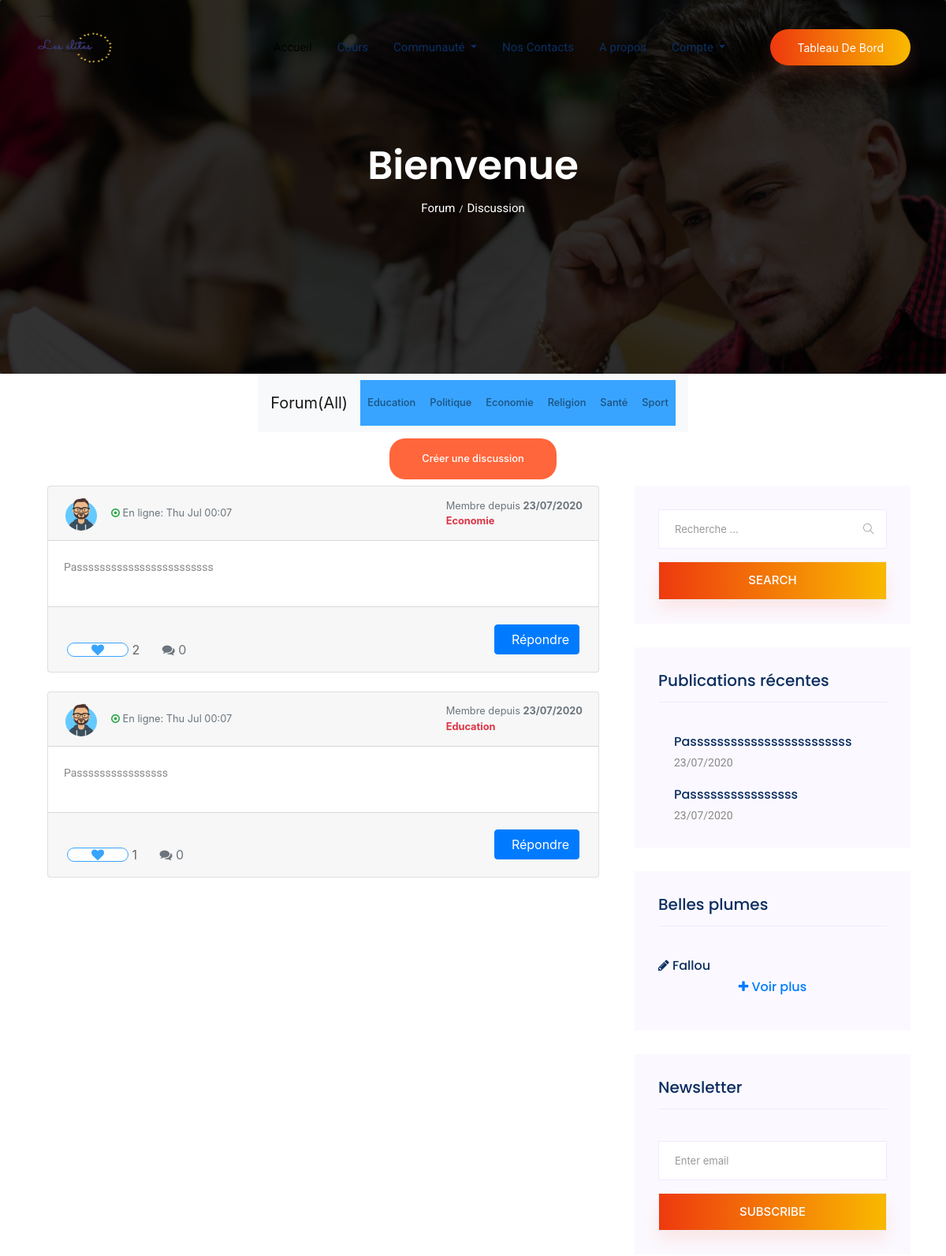
The app's page /blog/forum (upper part), older data.
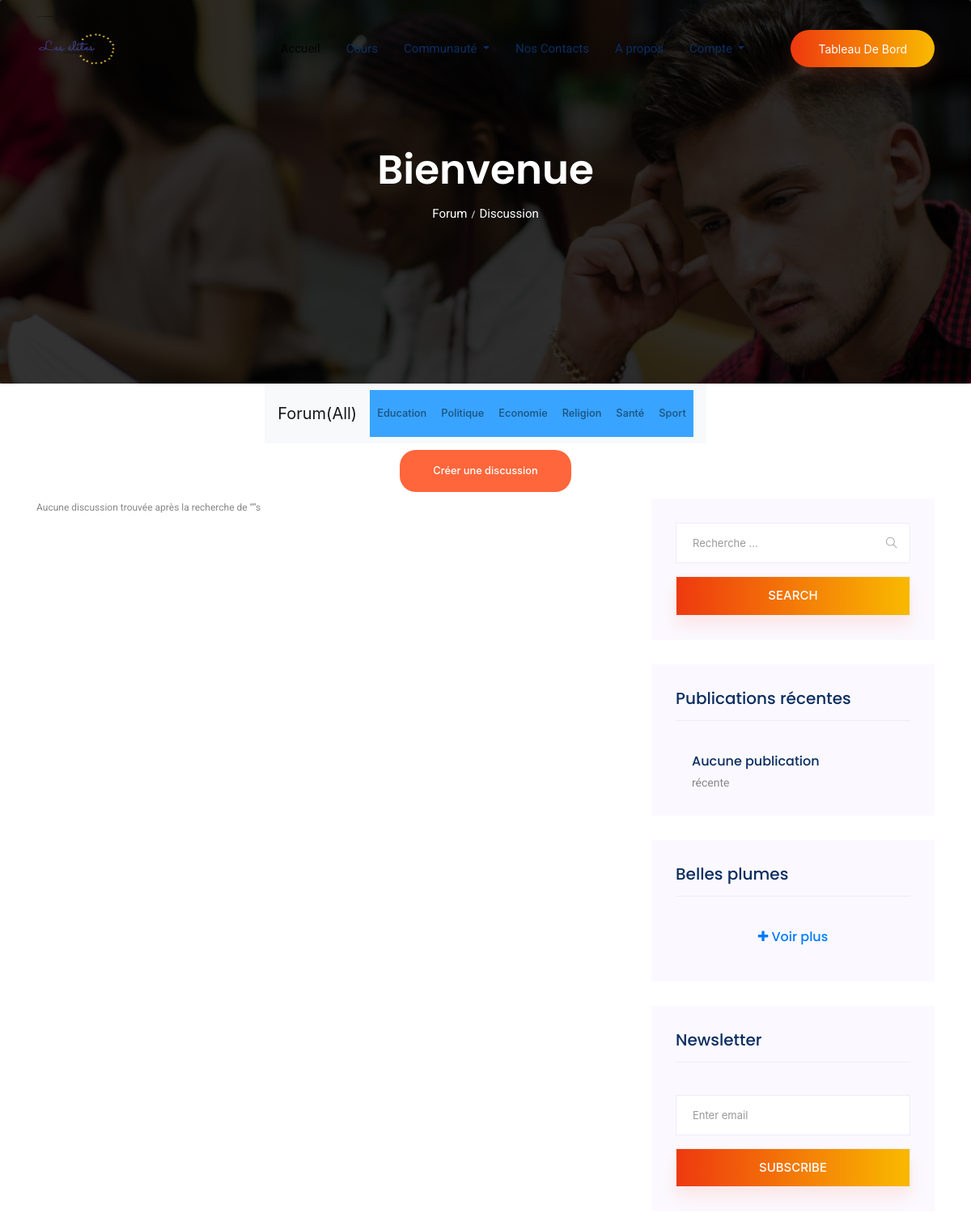
The same page, newer data.
### Blog_Forum/models.py (models this page shows, shortened)
class Message(models.Model):
    sjt = (
        ("Politique","politique"),
        ("Education","education"),
        ("Economie","économie"),
        ("Santé","santé"),
        ("Sport","sport"),
        ("Religion","religion")
    )
    subjet = models.CharField(max_length=10,choices=sjt)
    message = models.TextField()
    likes = models.ManyToManyField(User,related_name="likes_message")
    added = models.DateTimeField(auto_now=True)
    author = models.ForeignKey(User,on_delete=models.CASCADE)
    def total_likes(self):
        return self.likes.count()

class Poeme(models.Model):
    titre = models.CharField(max_length=300)
    contenu = models.TextField()
    auteur = models.ForeignKey(User,on_delete=models.CASCADE)

### Blog_Forum/views.py (the view)
# urls.py: path("forum",views.home_forum,name="forum"),
def home_forum(request):
    query = request.GET.get('q')
    suj_checked = request.GET.get('sujet')
    messages_list = Message.objects.all().order_by('-id')
    r_messages = Message.objects.all().order_by('-id')[:3]
    poemes = Poeme.objects.all().order_by('-id')[:4]
    if suj_checked:
        messages_list = Message.objects.filter(subjet=suj_checked)
    if query:
        messages_list = Message.objects.filter(
            Q(message__icontains=query)|
            Q(author__last_name__icontains=query)|
            Q(author__first_name__icontains=query)
        )
    discuss = {}
    for m in messages_list:
        discuss[m] = Reponse.objects.filter(message=m)
    is_liked = False
    for m in messages_list:
        if m.likes.filter(id=request.user.id).exists():
            is_liked = True
    context = {
        "discuss":discuss.items(),
        "poemes":poemes,
        "is_liked":is_liked,
        "r_messages":r_messages
    }
    return render(request,"Blog_Forum/home_forum.html",context)

### Templates/Blog_Forum/home_forum.html (shortened to what the changed rows need)
{% extends "Layouts/base.html" %}
{% block content %}
{% load static %}
    <section class="breadcrumb breadcrumb_bg">
        <div class="container">
            <div class="row">
                <div class="col-lg-12">
                    <div class="breadcrumb_iner text-center">
                        <div class="breadcrumb_iner_item">
                            <h2>Bienvenue</h2>
                        </div>
                    </div>
                </div>
            </div>
        </div>
    </section>
    <section class="blog_area section-padding">
        <div class="container">
            <div class="row">
                <div class="col-lg-8 mb-5 mb-lg-0">
                    <div class="blog_left_sidebar">
                    {% for m,rp in discuss %}
                    <div class="col-md-12">
                        <div class="card mb-4">
                            <div class="card-header">
                                <div class="media flex-wrap w-100 align-items-center">
                                    <img src="{% static 'img/default_avatar.png' %}" class="d-block ui-w-40 rounded-circle" alt="" width="44" height="44">
                                    <div class="media-body ml-3"> <a href="#" data-abc="true">{{m.author.first_name}} {{m.author.last_name}}</a>
                                        <div class="text-muted small"><i class="fa fa-dot-circle-o text-success"></i> <span>En ligne:</span> {{m.author.last_login|date:"D M H:m"}}</div>
                                    </div>
                                    <div class="text-muted small ml-3">
                                        <div>Membre depuis <strong>{{m.author.date_joined|date:"d/m/Y"}}</strong></div>
                                        <div><strong class="text-danger">{{m.subjet}}</strong></div>
                                    </div>
                                </div>
                            </div>
                            <div class="card-body">
                                <p>
                                    {{m.message|linebreaksbr}}
                                </p>
                            </div>
                            <div class="card-footer d-flex flex-wrap justify-content-between align-items-center px-0 pt-0 pb-3">
                                <div class="px-4 pt-3"> <a href="#" class="text-muted d-inline-flex align-items-center align-middle" data-abc="true">
                                <form method="POST" action="{% url 'like_msg' %}">
                                {% if is_liked %}
                                <button class="genric-btn danger-border circle arrow" type="submit" name="msg_id" value="{{m.id}}"><i class="fa fa-heart text-danger" style="font-size:16px;"></i></button>&nbsp; <span class="align-middle">{{m.total_likes}}</span> </a> <span class="text-muted d-inline-flex align-items-center align-middle ml-4"> <i class="fa fa-comments text-muted fsize-3"></i>&nbsp; <span class="align-middle">{{rp|length}}</span> </span>
                                {% else %}
                                <button class="genric-btn info-border circle arrow" type="submit" name="msg_id" value="{{m.id}}"><i class="fa fa-heart" style="font-size:16px;"></i></button>&nbsp; <span class="align-middle">{{m.total_likes}}</span> </a> <span class="text-muted d-inline-flex align-items-center align-middle ml-4"> <i class="fa fa-comments text-muted fsize-3"></i>&nbsp; <span class="align-middle">{{rp|length}}</span> </span>
                                {% endif %}
                                </div>
                                <div class="px-4 pt-3"> <button type="button" class="btn btn-primary" data-toggle="collapse" data-target="#collapseRepondreMessage" aria-expanded="false" aria-controls="collapseRepondreMessage">&nbsp; Répondre</button> </div>
                            </div>
                        </div>
                    </div>
                    {% empty %}
                    <div class="comment-list">
                     <div class="single-comment justify-content-between d-flex">
                        <div class="user justify-content-between d-flex">
                           <div class="desc">
                              <p class="comment text-center">
                                 Aucune discussion trouvée après la recherche de <q>{{ request.GET.q }}</q>s
                              </p>
                           </div>
                        </div>
                     </div>
                    </div>
                    {% endfor %}
                    </div>
                </div>
                <div class="col-lg-4">
                    <div class="blog_right_sidebar">
                        <aside class="single_sidebar_widget popular_post_widget">
                            {% for rm in r_messages %}
                            <div class="media post_item">
                                <div class="media-body">
                                    <a>
                                        <h3>{{rm.message|truncatewords:"15"}}</h3>
                                    </a>
                                    <p>{{rm.added|date:'d/m/Y'}}</p>
                                </div>
                            </div>
                            {% empty %}
                            <div class="media post_item">
                                <div class="media-body">
                                    <h3>Aucune publication</h3>
                                    <p>récente</p>
                                </div>
                            </div>
                            {% endfor %}
                        </aside>
                        <aside class="single_sidebar_widget instagram_feeds">
                        <ul class="flex-wrap">
                            {% for p in poemes %}
                            <li>
                            <a href="{% url 'single_poeme' p.id %}">
                                <h6><i class="fa fa-pencil"></i> {{p.titre}}</h6>
                            </a>
                            </li>
                            {% endfor %}
                        </ul>
                        </aside>
                    </div>
                </div>
            </div>
        </div>
    </section>
{% endblock content %}

Row changes from the older to the newer data that the page shows:
removed Message: author.last_login "Thu Jul 00:07", author.date_joined "23/07/2020", subjet "Economie", message "Passssssssssssssssssssssss", total_likes "2", rp "0", added "23/07/2020"
removed Message: author.last_login "Thu Jul 00:07", author.date_joined "23/07/2020", subjet "Education", message "Passssssssssssssss", total_likes "1", rp "0", added "23/07/2020"
removed Poeme: titre "Fallou"
Text that changed along with them:
text now shown: "Aucune discussion trouvée après la recherche de s Aucune publication récente"
